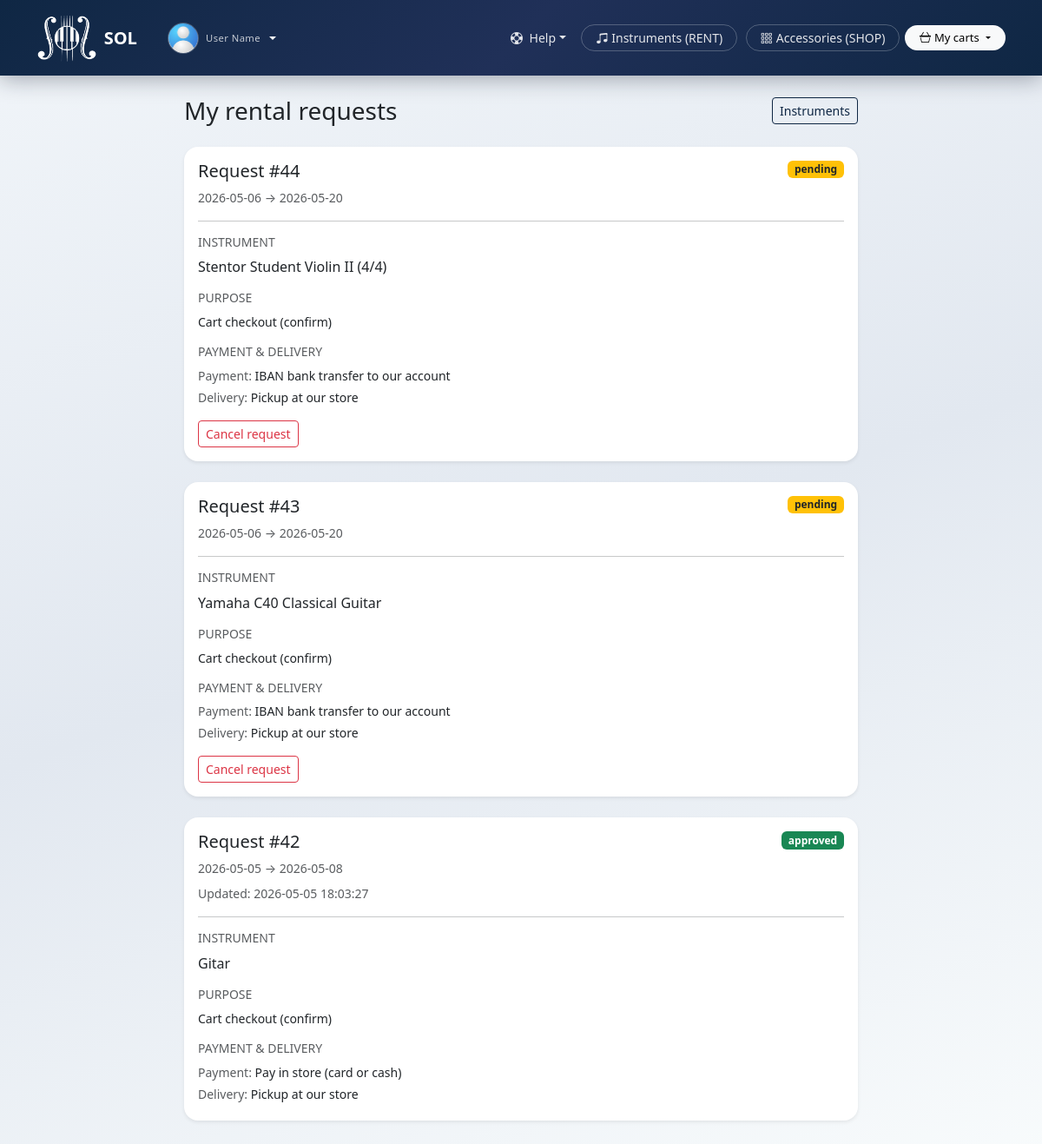
Screenshot of /rent/my_rent_requests.php (signed in) with the database file from the repository.
### tables this page shows
CREATE TABLE IF NOT EXISTS `users` (
  `id` int(11) NOT NULL AUTO_INCREMENT,
  `first_name` varchar(255) NOT NULL,
  `last_name` varchar(255) NOT NULL,
  `pass` varchar(255) NOT NULL,
  `email` varchar(255) NOT NULL,
  `dob` date DEFAULT NULL,
  `picture` varchar(255) DEFAULT 'avatar.png',
  `status` varchar(10) NOT NULL DEFAULT 'user',
  `account_blocked` tinyint(1) NOT NULL DEFAULT 0,
  PRIMARY KEY (`id`),
  UNIQUE KEY `uk_users_email` (`email`)
);

CREATE TABLE IF NOT EXISTS `rental_requests` (
  `id` int(11) NOT NULL AUTO_INCREMENT,
  `user_id` int(11) NOT NULL,
  `instrument_id` int(11) NOT NULL,
  `start_date` date NOT NULL,
  `end_date` date NOT NULL,
  `purpose` varchar(500) NOT NULL,
  `payment_method` varchar(32) NOT NULL DEFAULT 'store' COMMENT 'store|iban',
  `delivery_method` varchar(32) NOT NULL DEFAULT 'pickup' COMMENT 'pickup|courier',
  `delivery_notes` text DEFAULT NULL COMMENT 'Courier / formatted delivery address',
  `status` enum('pending','approved','rejected','completed','cancelled') NOT NULL DEFAULT 'pending',
  `admin_note` varchar(500) DEFAULT NULL,
  `requested_at` timestamp NULL DEFAULT current_timestamp(),
  `decided_at` timestamp NULL DEFAULT NULL,
  `created_at` timestamp NULL DEFAULT current_timestamp(),
  `updated_at` timestamp NULL DEFAULT current_timestamp() ON UPDATE current_timestamp(),
  PRIMARY KEY (`id`),
  KEY `idx_rental_user` (`user_id`),
  KEY `idx_rental_instrument` (`instrument_id`),
  KEY `idx_rental_status` (`status`),
  KEY `idx_rental_dates` (`start_date`,`end_date`),
  KEY `idx_rental_instrument_status_dates` (`instrument_id`,`status`,`start_date`,`end_date`)
);

### includes/app.php (called while the page is built, shortened)
<?php
function sol_base(): string
{
    static $base = null;
    if ($base !== null) {
        return $base;
    }
    $rootReal = realpath(SOL_ROOT);
    $dir = realpath(dirname($_SERVER["SCRIPT_FILENAME"]));
    $base = "";
    while ($dir !== $rootReal && str_starts_with($dir, $rootReal)) {
        $base .= "../";
        $parent = dirname($dir);
        $dir = $parent;
    }
    return $base;
}
function sol_url(string $path): string
{
    return sol_base() . ltrim($path, "/");
}
function sol_payment_method_label(string $code): string
{
    return match ($code) {
        "store" => "Pay in store (card or cash)",
        "iban" => "IBAN bank transfer to our account",
        default => $code,
    };
}
function sol_current_uid(): int
{
    if (isset($_SESSION["uid"])) {
        return (int)$_SESSION["uid"];
    }
    return 0;
}

### includes/rental_helpers.php (called while the page is built, shortened)
<?php
function sol_rental_status_badge_class(string $status): string
{
    return match ($status) {
        "pending" => "bg-warning text-dark",
        "approved" => "bg-success",
        "rejected" => "bg-danger",
        "completed" => "bg-primary",
        "cancelled" => "bg-secondary",
        default => "bg-secondary",
    };
}
function sol_rental_payment_label(string $code): string
{
    return sol_payment_method_label($code);
}
function sol_rental_delivery_label(string $code): string
{
    return match ($code) {
        "pickup" => "Pickup at our store",
        "courier" => "Courier delivery (you pay the courier)",
        default => $code,
    };
}

### rent/my_rent_requests.php (the view, shortened to what this page needs)
<?php
require_once dirname(__DIR__) . "/includes/app.php";
require_once dirname(__DIR__) . "/includes/rental_helpers.php";
$uid = sol_current_uid();
$st = $connect->prepare("SELECT * FROM rental_requests WHERE user_id = ? ORDER BY id DESC");
$st->bind_param("i", $uid);
$st->execute();
$result = $st->get_result();
$rows = [];
while ($row = $result->fetch_assoc()) {
    $rows[] = $row;
}
$instrumentNames = [];
$instIds = [];
foreach ($rows as $r) {
    $iid = (int)($r["instrument_id"] ?? 0);
    if ($iid > 0) {
        $instIds[$iid] = true;
    }
}
$instIdList = array_keys($instIds);
if ($instIdList !== []) {
    $placeholders = implode(",", array_fill(0, count($instIdList), "?"));
    $types = str_repeat("i", count($instIdList));
    $qst = $connect->prepare("SELECT id, name FROM instruments WHERE id IN ($placeholders)");
    if ($qst) {
        $qst->bind_param($types, ...$instIdList);
        $qst->execute();
        $ires = $qst->get_result();
        while ($ir = $ires->fetch_assoc()) {
            $instrumentNames[(int)$ir["id"]] = (string)($ir["name"] ?? "");
        }
    }
}
$nav_role = isset($_SESSION["adm"]) ? "admin" : "user";
$active_nav = "rent_requests";
require_once dirname(__DIR__) . "/includes/layout_top.php";
?>
<div class="container py-3 py-md-4" style="max-width: 800px;">
    <div class="d-flex flex-wrap justify-content-between align-items-center gap-2 mb-3 mb-md-4">
        <h1 class="h3 mb-0">My rental requests</h1>
        <a href="<?= htmlspecialchars(sol_url("rent/rentcatalog.php"), ENT_QUOTES, "UTF-8") ?>" class="btn btn-outline-primary btn-sm">Instruments</a>
    </div>
    <?php if ($rows === []): ?>
        <div class="alert alert-info border-0">No requests yet.</div>
    <?php else: ?>
        <?php foreach ($rows as $request): ?>
            <?php
            $oid = (int)$request["id"];
            $iid = (int)$request["instrument_id"];
            $itemName = $instrumentNames[$iid] ?? "";
            $stt = (string)($request["status"] ?? "");
            $badge = sol_rental_status_badge_class($stt);
            $decidedAt = trim((string)($request["decided_at"] ?? ""));
            $purpose = trim((string)($request["purpose"] ?? ""));
            ?>
            <div class="card border-0 shadow-sm mb-3 mb-md-4 sol-card-shell">
                <div class="card-body">
                    <div class="d-flex flex-wrap justify-content-between align-items-start gap-2 mb-2">
                        <h2 class="h5 card-title mb-0">Request #<?= $oid ?></h2>
                        <span class="badge <?= $badge ?>"><?= htmlspecialchars($stt, ENT_QUOTES, "UTF-8") ?></span>
                    </div>
                    <p class="small text-muted mb-2"><?= htmlspecialchars((string)$request["start_date"], ENT_QUOTES, "UTF-8") ?> → <?= htmlspecialchars((string)$request["end_date"], ENT_QUOTES, "UTF-8") ?></p>
                    <?php if ($decidedAt !== ""): ?>
                        <p class="small text-muted mb-2">Updated: <?= htmlspecialchars($decidedAt, ENT_QUOTES, "UTF-8") ?></p>
                    <?php endif; ?>
                    <hr>
                    <h3 class="h6 small text-uppercase text-muted">Instrument</h3>
                    <?php if ($itemName !== ""): ?>
                        <p class="mb-2"><?= htmlspecialchars($itemName, ENT_QUOTES, "UTF-8") ?></p>
                    <?php else: ?>
                        <p class="text-muted small mb-2">Instrument #<?= $iid ?> (details unavailable)</p>
                    <?php endif; ?>
                    <?php if ($purpose !== ""): ?>
                        <h3 class="h6 small text-uppercase text-muted mt-3">Purpose</h3>
                        <p class="small mb-0"><?= nl2br(htmlspecialchars($purpose, ENT_QUOTES, "UTF-8")) ?></p>
                    <?php endif; ?>
                    <?php
                    $pmC = trim((string)($request["payment_method"] ?? ""));
                    $dmC = trim((string)($request["delivery_method"] ?? ""));
                    $dnR = trim((string)($request["delivery_notes"] ?? ""));
                    if ($pmC !== "" || $dmC !== "" || $dnR !== ""):
                        ?>
                        <h3 class="h6 small text-uppercase text-muted mt-3">Payment &amp; delivery</h3>
                        <?php if ($pmC !== ""): ?>
                            <p class="small mb-1"><span class="text-muted">Payment:</span> <?= htmlspecialchars(sol_rental_payment_label($pmC), ENT_QUOTES, "UTF-8") ?></p>
                        <?php endif; ?>
                        <?php if ($dmC !== ""): ?>
                            <p class="small mb-1"><span class="text-muted">Delivery:</span> <?= htmlspecialchars(sol_rental_delivery_label($dmC), ENT_QUOTES, "UTF-8") ?></p>
                        <?php endif; ?>
                    <?php endif; ?>
                    <?php if ($stt === "pending"): ?>
                        <form method="post" class="mt-3" data-sol-confirm="Cancel this request?">
                            <button type="submit" class="btn btn-outline-danger btn-sm">Cancel request</button>
                        </form>
                    <?php endif; ?>
                </div>
            </div>
        <?php endforeach; ?>
    <?php endif; ?>
</div>
<?php require_once dirname(__DIR__) . "/includes/layout_bottom.php";

### includes/partials/navbar.php (shortened to what this page needs)
<?php
$homeUrl = sol_url("index.php");
$isGuest = $nav_role === "guest";
$isAuth = $nav_role === "auth";
$isUser = $nav_role === "user";
$isAdmin = $nav_role === "admin";
$brandHref = $isAdmin ? sol_url("admin/dashboard.php") : ($isGuest ? $homeUrl : sol_url("account/home.php"));
$brandLabel = $isAdmin ? "SOL Admin" : "SOL";
$collapseId = "solNavCollapse";
?>
<nav class="navbar navbar-expand-lg sol-navbar py-3" data-bs-theme="dark">
    <div class="container" style="max-width: 1140px;">
        <?php if ($isGuest || $isAuth): ?>
        <a class="navbar-brand d-flex align-items-center gap-2 gap-md-3 text-white text-decoration-none mb-0" href="<?= htmlspecialchars($brandHref, ENT_QUOTES, "UTF-8") ?>">
            <img src="<?= htmlspecialchars(sol_url("info/sol-logo.png"), ENT_QUOTES, "UTF-8") ?>" alt="SOL" class="sol-navbar-logo flex-shrink-0">
            <span class="d-flex flex-column lh-1">
                <span class="fw-semibold"><?= htmlspecialchars($brandLabel, ENT_QUOTES, "UTF-8") ?></span>
            </span>
        </a>
        <?php else: ?>
        <div class="d-flex align-items-center gap-2 gap-md-3 me-2 me-lg-3 flex-shrink-1 min-w-0 sol-navbar-brand-cluster">
            <a class="navbar-brand d-flex align-items-center gap-2 text-white text-decoration-none mb-0 py-0" href="<?= htmlspecialchars($brandHref, ENT_QUOTES, "UTF-8") ?>">
                <img src="<?= htmlspecialchars(sol_url("info/sol-logo.png"), ENT_QUOTES, "UTF-8") ?>" alt="SOL" class="sol-navbar-logo flex-shrink-0">
                <span class="fw-semibold d-none d-sm-inline"><?= htmlspecialchars($brandLabel, ENT_QUOTES, "UTF-8") ?></span>
            </a>
            <div class="dropdown">
                <a class="sol-navbar-user-toggle d-flex align-items-center gap-2 text-white text-decoration-none dropdown-toggle <?= ($isUser && $active_nav === "profile") ? "active" : "" ?>"
                   href="#" id="solNavbarUserMenu" role="button" data-bs-toggle="dropdown" data-bs-auto-close="true" aria-expanded="false" aria-label="Account menu">
                    <img src="<?= htmlspecialchars(sol_url("pictures/" . $userPictureNav), ENT_QUOTES, "UTF-8") ?>"
                         width="36" height="36" alt=""
                         class="rounded-circle border border-light border-opacity-25 object-fit-cover flex-shrink-0">
                    <span class="d-flex flex-column lh-1 text-start min-w-0 d-none d-sm-flex">
                        <span class="sol-brand-sub text-truncate" style="max-width: 9.5rem"><?= htmlspecialchars($displayNameNav, ENT_QUOTES, "UTF-8") ?></span>
                    </span>
                </a>
            </div>
        </div>
        <?php endif; ?>
        <div class="collapse navbar-collapse" id="<?= $collapseId ?>">
            <ul class="navbar-nav ms-auto align-items-lg-center sol-nav-toolbar flex-wrap mt-3 mt-lg-0">
                <?php if ($isGuest): ?>
                    <li class="nav-item dropdown">
                        <a class="nav-link nav-link-custom dropdown-toggle <?= ($active_nav === "faq" || $active_nav === "contact") ? "active" : "" ?>" href="#" role="button" data-bs-toggle="dropdown"><i class="bi bi-life-preserver me-1"></i> Help</a>
                        <ul class="dropdown-menu dropdown-menu-dark dropdown-menu-end">
                            <li><a class="dropdown-item" href="<?= htmlspecialchars(sol_url("faq.php"), ENT_QUOTES, "UTF-8") ?>">FAQ</a></li>
                            <li><a class="dropdown-item" href="<?= htmlspecialchars(sol_url("contact.php"), ENT_QUOTES, "UTF-8") ?>">Contact</a></li>
                        </ul>
                    </li>
                    <li class="nav-item ms-lg-2"><a class="btn btn-light btn-sm rounded-pill px-3" href="<?= htmlspecialchars(sol_url("register.php"), ENT_QUOTES, "UTF-8") ?>"><i class="bi bi-person-plus me-1"></i> Register</a></li>
                    <li class="nav-item ms-lg-1"><a class="btn btn-outline-light btn-sm rounded-pill px-3" href="<?= htmlspecialchars(sol_url("login.php"), ENT_QUOTES, "UTF-8") ?>"><i class="bi bi-box-arrow-in-right me-1"></i> Log in</a></li>
                <?php elseif ($isUser): ?>
                    <li class="nav-item dropdown">
                        <a class="nav-link nav-link-custom dropdown-toggle <?= ($active_nav === "faq" || $active_nav === "contact") ? "active" : "" ?>" href="#" role="button" data-bs-toggle="dropdown"><i class="bi bi-life-preserver me-1"></i> Help</a>
                    </li>
                    <li class="nav-item ms-lg-1">
                        <a class="nav-link nav-link-custom d-inline-flex align-items-center rounded-pill border border-light border-opacity-25 px-3 py-1 <?= $active_nav === "catalog_rent" ? "active" : "" ?>" href="<?= htmlspecialchars(sol_url("rent/rentcatalog.php"), ENT_QUOTES, "UTF-8") ?>"><i class="bi bi-music-note-beamed me-1"></i> Instruments (RENT)</a>
                    </li>
                    <li class="nav-item ms-lg-1">
                        <a class="nav-link nav-link-custom d-inline-flex align-items-center rounded-pill border border-light border-opacity-25 px-3 py-1 <?= $active_nav === "catalog_shop" ? "active" : "" ?>" href="<?= htmlspecialchars(sol_url("shop/catalog.php"), ENT_QUOTES, "UTF-8") ?>"><i class="bi bi-grid-3x3-gap me-1"></i> Accessories (SHOP)</a>
                    </li>
                    <?php
                    $myCartsActive = ($active_nav === "wishlist" || str_starts_with($active_nav, "shop") || str_starts_with($active_nav, "rent"));
                    ?>
                    <li class="nav-item dropdown">
                        <a class="btn btn-outline-light btn-sm rounded-pill px-3 dropdown-toggle sol-nav-carts-toggle d-inline-flex align-items-center flex-wrap gap-1 <?= $myCartsActive ? "active" : "" ?>" href="#" role="button" data-bs-toggle="dropdown" data-bs-auto-close="outside" title="Carts &amp; wishlist"><i class="bi bi-basket3"></i><span class="d-none d-xl-inline">My carts</span></a>
                    </li>
                <?php endif; ?>
            </ul>
        </div>
    </div>
</nav>

### rows the page displays
users: picture (picture), displayNameNav "User Name"
rental_requests: id "44", status "pending", start_date "2026-05-06", end_date "2026-05-20", instrument "Stentor Student Violin II (4/4)", purpose "Cart checkout (confirm)", payment_method "IBAN bank transfer to our account", delivery_method "Pickup at our store"
rental_requests: id "43", status "pending", start_date "2026-05-06", end_date "2026-05-20", instrument "Yamaha C40 Classical Guitar", purpose "Cart checkout (confirm)", payment_method "IBAN bank transfer to our account", delivery_method "Pickup at our store"
rental_requests: id "42", status "approved", start_date "2026-05-05", end_date "2026-05-08", decided_at "2026-05-05 18:03:27", instrument "Gitar", purpose "Cart checkout (confirm)", payment_method "Pay in store (card or cash)", delivery_method "Pickup at our store"

### other values shown
$brandLabel "SOL"
